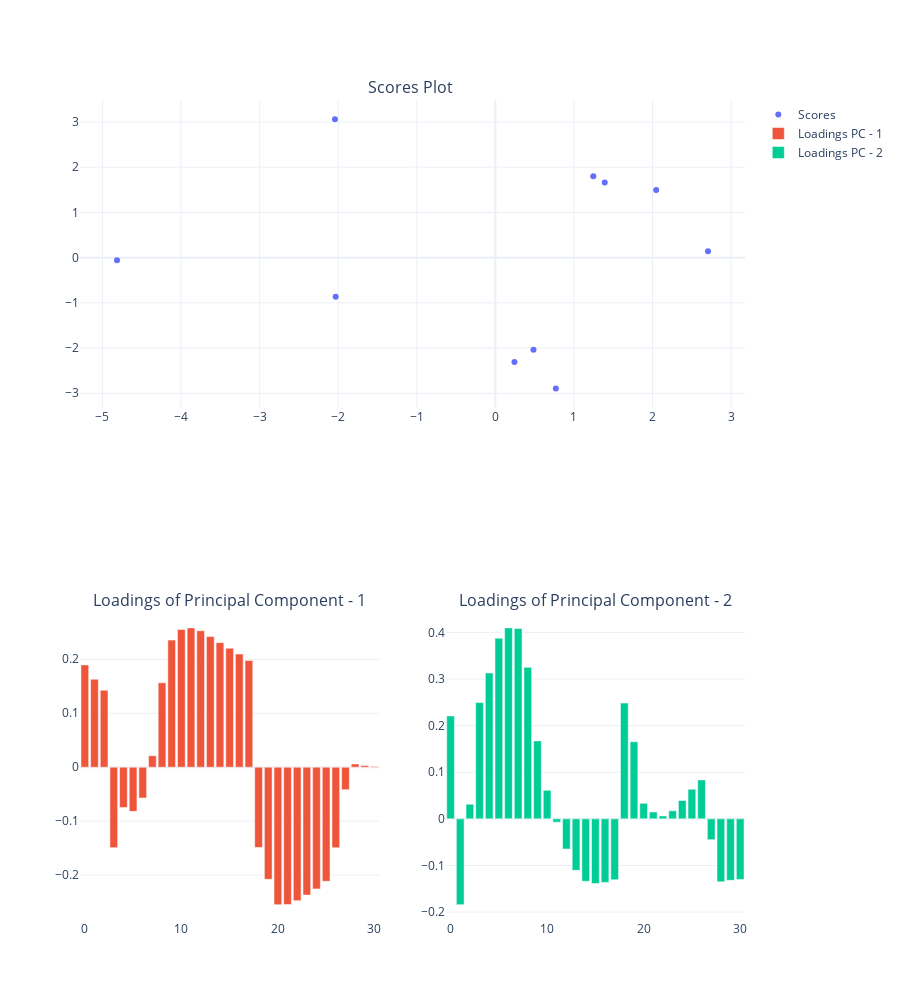

The code cell stored with this chart in its notebook:
### Markdown cell above
### PCA

### Code cell
plot_hist_pls_scores(pipe, pc_x_axis=1, pc_y_axis=2)

### Figure 1 — Plotly figure (JSON) as saved in the notebook; plotly's stock layout.template omitted (floating-point values rounded to 4 significant figures)
{"data": [{"mode": "markers", "name": "Scores", "type": "scatter", "x": [-2.032, -4.815, 0.7696, 0.2429, 1.392, 1.246, 0.4851, 2.047, -2.041, 2.706], "xaxis": "x", "y": [-0.8635, -0.05732, -2.892, -2.311, 1.661, 1.801, -2.037, 1.494, 3.063, 0.1413], "yaxis": "y"}, {"name": "Loadings PC - 1", "type": "bar", "xaxis": "x2", "y": [0.1896, 0.163, 0.1426, -0.1491, -0.07471, -0.08182, -0.05718, 0.02136, 0.1563, 0.2355, 0.2553, 0.2582, 0.2529, 0.242, 0.2309, 0.2206, 0.2097, 0.1979, -0.1488, -0.2079, -0.2547, -0.2545, -0.2473, -0.2369, -0.2256, -0.2114, -0.1493, -0.04157, 0.00614, 0.003146, 0.001518], "yaxis": "y2"}, {"name": "Loadings PC - 2", "type": "bar", "xaxis": "x3", "y": [0.2208, -0.184, 0.03143, 0.2495, 0.3129, 0.3875, 0.4097, 0.4083, 0.3253, 0.1672, 0.06135, -0.006995, -0.06471, -0.1104, -0.1338, -0.1386, -0.1363, -0.1306, 0.2484, 0.1655, 0.03328, 0.01462, 0.006235, 0.01731, 0.03937, 0.06345, 0.08354, -0.0446, -0.135, -0.1318, -0.13], "yaxis": "y3"}], "layout": {"annotations": [{"font": {"size": 16}, "showarrow": false, "text": "Scores Plot ", "x": 0.5, "xanchor": "center", "xref": "paper", "y": 1, "yanchor": "bottom", "yref": "paper"}, {"font": {"size": 16}, "showarrow": false, "text": "Loadings of Principal Component - 1", "x": 0.225, "xanchor": "center", "xref": "paper", "y": 0.375, "yanchor": "bottom", "yref": "paper"}, {"font": {"size": 16}, "showarrow": false, "text": "Loadings of Principal Component - 2", "x": 0.775, "xanchor": "center", "xref": "paper", "y": 0.375, "yanchor": "bottom", "yref": "paper"}], "height": 1000, "xaxis": {"anchor": "y", "domain": [0, 1]}, "xaxis2": {"anchor": "y2", "domain": [0, 0.45]}, "xaxis3": {"anchor": "y3", "domain": [0.55, 1]}, "yaxis": {"anchor": "x", "domain": [0.625, 1]}, "yaxis2": {"anchor": "x2", "domain": [0, 0.375]}, "yaxis3": {"anchor": "x3", "domain": [0, 0.375]}}}
